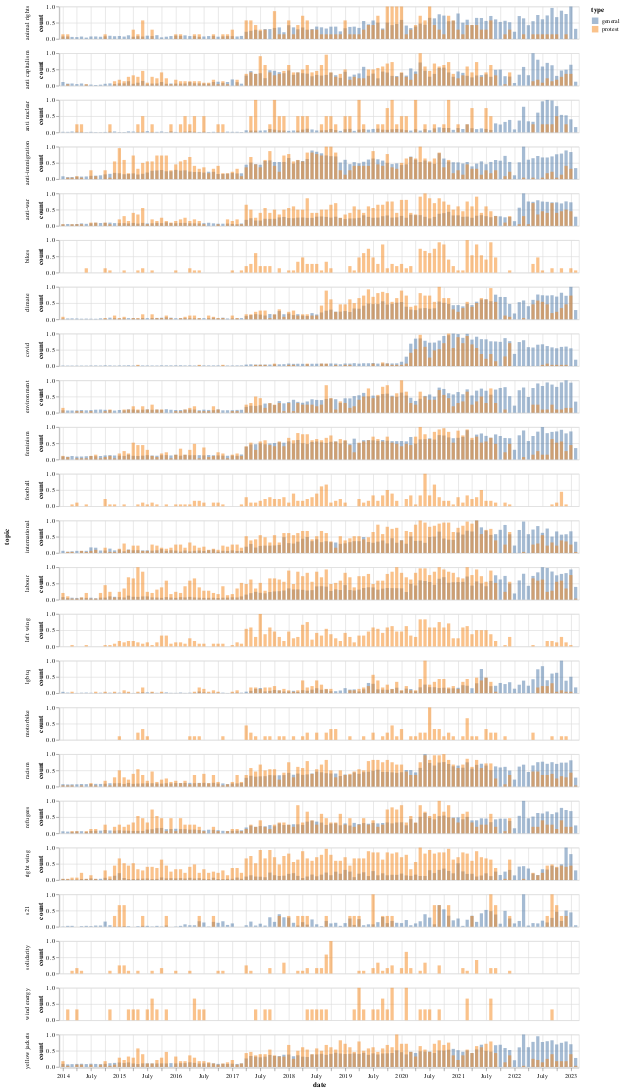

Write notebook code for a chart like this one.
### Code cell
import altair as alt

alt.Chart(df_norm_topic).mark_bar(opacity=0.5).encode(
    x="date:T",
    y=alt.Y("count:Q", stack=None),
    color="type:N",
    row="topic:N",
).properties(
    width=800,
    height=50,
)

### Figure 1 — Vega-Lite specification as saved in the notebook (floating-point values rounded to 4 significant figures; data arrays with more than 128 entries replaced by an {"elided": "..."} marker saying what was removed)
{"config": {"view": {"continuousWidth": 400, "continuousHeight": 300}}, "data": {"name": "data-169b95fa92b8b8ff499551cffd7857c8"}, "mark": {"type": "bar", "opacity": 0.5}, "encoding": {"color": {"field": "type", "type": "nominal"}, "row": {"field": "topic", "type": "nominal"}, "x": {"field": "date", "type": "temporal"}, "y": {"field": "count", "stack": null, "type": "quantitative"}}, "height": 50, "width": 800, "$schema": "https://vega.github.io/schema/vega-lite/v4.17.0.json", "datasets": {"data-169b95fa92b8b8ff499551cffd7857c8": {"elided": "3720 records"}}}
